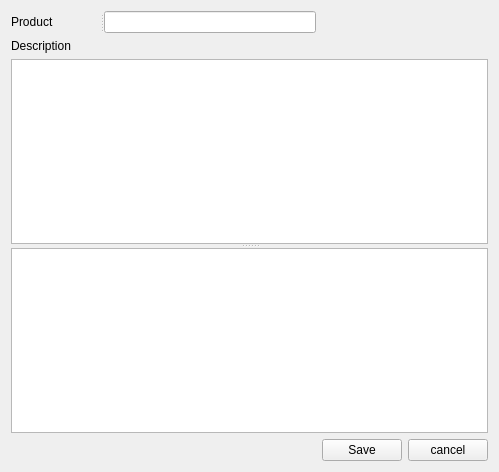
<?xml version="1.0" encoding="UTF-8"?>
<ui version="4.0">
 <class>add_product</class>
 <widget class="QWidget" name="add_product">
  <property name="geometry">
   <rect>
    <x>0</x>
    <y>0</y>
    <width>499</width>
    <height>472</height>
   </rect>
  </property>
  <property name="windowTitle">
   <string>Form</string>
  </property>
  <layout class="QHBoxLayout" name="horizontalLayout">
   <item>
    <layout class="QGridLayout" name="gridLayout">
     <item row="0" column="0">
      <widget class="QSplitter" name="splitter">
       <property name="orientation">
        <enum>Qt::Horizontal</enum>
       </property>
       <widget class="QLabel" name="label">
        <property name="text">
         <string>Product </string>
        </property>
       </widget>
       <widget class="QLineEdit" name="productname"/>
      </widget>
     </item>
     <item row="1" column="0">
      <widget class="QLabel" name="label_2">
       <property name="text">
        <string>Description</string>
       </property>
      </widget>
     </item>
     <item row="2" column="0" colspan="3">
      <widget class="QSplitter" name="splitter_2">
       <property name="orientation">
        <enum>Qt::Vertical</enum>
       </property>
       <widget class="QTextEdit" name="desc"/>
       <widget class="QTableView" name="tableView"/>
      </widget>
     </item>
     <item row="3" column="1">
      <widget class="QPushButton" name="save">
       <property name="text">
        <string>Save</string>
       </property>
      </widget>
     </item>
     <item row="3" column="2">
      <widget class="QPushButton" name="exit">
       <property name="text">
        <string>cancel</string>
       </property>
      </widget>
     </item>
     <item row="3" column="0">
      <widget class="QLabel" name="message">
       <property name="text">
        <string/>
       </property>
      </widget>
     </item>
    </layout>
   </item>
  </layout>
 </widget>
 <resources/>
 <connections/>
</ui>
